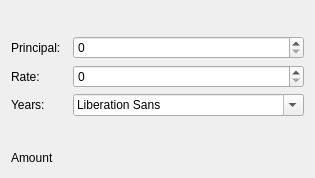
<?xml version="1.0" encoding="UTF-8"?>
<ui version="4.0">
 <class>Dialog</class>
 <widget class="QDialog" name="Dialog">
  <property name="geometry">
   <rect>
    <x>0</x>
    <y>0</y>
    <width>269</width>
    <height>178</height>
   </rect>
  </property>
  <property name="windowTitle">
   <string>Dialog</string>
  </property>
  <layout class="QGridLayout" name="gridLayout_3">
   <item row="7" column="4" rowspan="2">
    <spacer name="verticalSpacer">
     <property name="orientation">
      <enum>Qt::Vertical</enum>
     </property>
     <property name="sizeHint" stdset="0">
      <size>
       <width>20</width>
       <height>35</height>
      </size>
     </property>
    </spacer>
   </item>
   <item row="6" column="1">
    <widget class="QLabel" name="label_3">
     <property name="text">
      <string>Years:</string>
     </property>
    </widget>
   </item>
   <item row="8" column="3">
    <widget class="QLabel" name="label_5">
     <property name="text">
      <string/>
     </property>
    </widget>
   </item>
   <item row="5" column="1">
    <widget class="QLabel" name="label_2">
     <property name="text">
      <string>Rate:</string>
     </property>
    </widget>
   </item>
   <item row="8" column="1">
    <widget class="QLabel" name="label_4">
     <property name="text">
      <string>Amount</string>
     </property>
    </widget>
   </item>
   <item row="0" column="0">
    <layout class="QGridLayout" name="gridLayout_2">
     <item row="0" column="0">
      <layout class="QGridLayout" name="gridLayout"/>
     </item>
    </layout>
   </item>
   <item row="0" column="2" colspan="3">
    <layout class="QVBoxLayout" name="verticalLayout_4"/>
   </item>
   <item row="3" column="0" rowspan="6">
    <layout class="QVBoxLayout" name="verticalLayout_3"/>
   </item>
   <item row="5" column="3" colspan="2">
    <widget class="QSpinBox" name="spinBox_2"/>
   </item>
   <item row="4" column="1">
    <widget class="QLabel" name="label">
     <property name="text">
      <string>Principal:</string>
     </property>
    </widget>
   </item>
   <item row="4" column="3" colspan="2">
    <widget class="QSpinBox" name="spinBox"/>
   </item>
   <item row="6" column="3" colspan="2">
    <widget class="QFontComboBox" name="fontComboBox"/>
   </item>
  </layout>
 </widget>
 <resources/>
 <connections/>
</ui>
